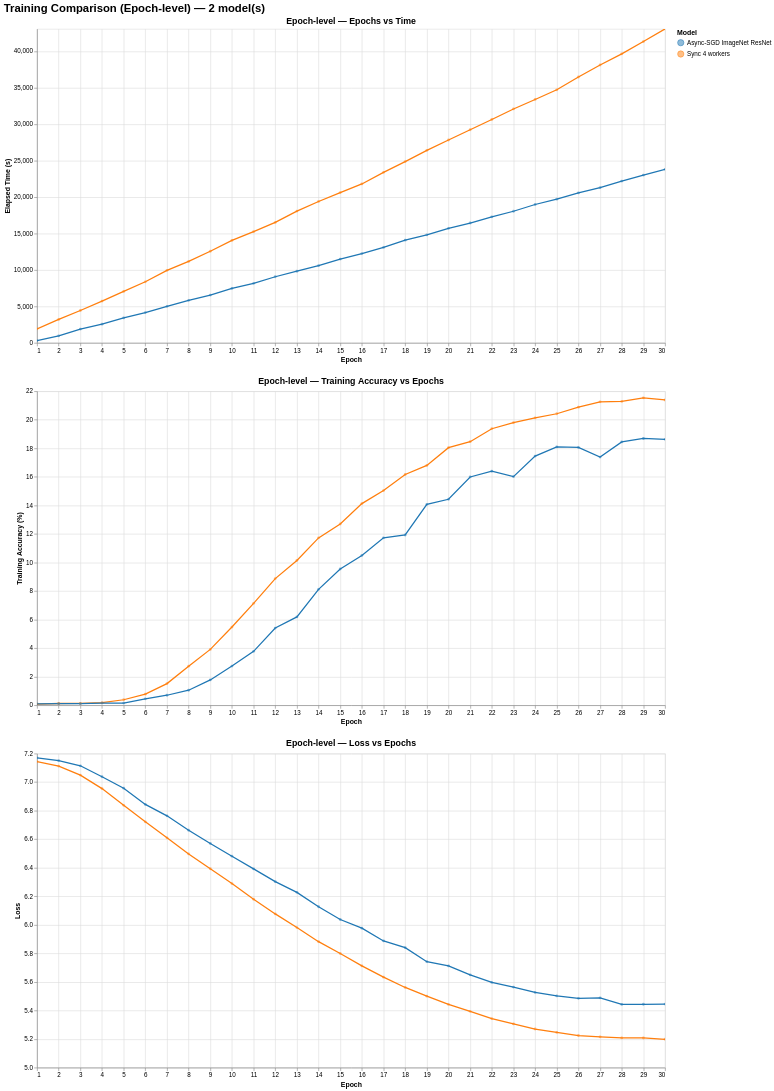

The notebook cell this image was saved under:
### Markdown cell above
# Asyncronic Testing

## 1 Hora de entrenamiento

<img src="../Images/Async.jpeg">

## Final de entrenamiento

<img src="../Images/AsyncTotal.jpeg">

### Code cell
main("../stats")

### Figure 1 — Vega-Lite specification as saved in the notebook (floating-point values rounded to 4 significant figures)
{"config": {"view": {"continuousWidth": 300, "continuousHeight": 300}}, "vconcat": [{"mark": {"type": "line", "point": {"opacity": 0.5, "size": 20}}, "encoding": {"color": {"field": "model", "legend": {"orient": "right", "title": "Model"}, "scale": {"scheme": "category10"}, "type": "nominal"}, "tooltip": [{"field": "model", "title": "Model", "type": "nominal"}, {"field": "epoch", "title": "Epoch", "type": "quantitative"}, {"field": "time_s", "format": ".2f", "title": "Time (s)", "type": "quantitative"}, {"field": "acc_train", "format": ".2f", "title": "Train Acc (%)", "type": "quantitative"}], "x": {"field": "epoch", "scale": {"nice": false, "zero": false}, "title": "Epoch", "type": "quantitative"}, "y": {"field": "time_s", "scale": {"nice": false}, "title": "Elapsed Time (s)", "type": "quantitative"}}, "height": 500, "name": "view_f7dadc717b28848b_0", "title": {"text": "Epoch-level — Epochs vs Time", "fontSize": 14}, "width": 1000}, {"mark": {"type": "line", "point": {"opacity": 0.5, "size": 20}}, "encoding": {"color": {"field": "model", "legend": {"orient": "right", "title": "Model"}, "scale": {"scheme": "category10"}, "type": "nominal"}, "tooltip": [{"field": "model", "title": "Model", "type": "nominal"}, {"field": "epoch", "title": "Epoch", "type": "quantitative"}, {"field": "acc_train", "format": ".2f", "title": "Train Acc (%)", "type": "quantitative"}, {"field": "loss", "format": ".4f", "title": "Loss", "type": "quantitative"}], "x": {"field": "epoch", "scale": {"nice": false}, "title": "Epoch", "type": "quantitative"}, "y": {"field": "acc_train", "scale": {"zero": false}, "title": "Training Accuracy (%)", "type": "quantitative"}}, "height": 500, "name": "view_d3e7178f86e2a9ea_1", "title": {"text": "Epoch-level — Training Accuracy vs Epochs", "fontSize": 14}, "width": 1000}, {"mark": {"type": "line", "point": {"opacity": 0.5, "size": 20}}, "encoding": {"color": {"field": "model", "legend": {"orient": "right", "title": "Model"}, "scale": {"scheme": "category10"}, "type": "nominal"}, "tooltip": [{"field": "model", "title": "Model", "type": "nominal"}, {"field": "epoch", "title": "Epoch", "type": "quantitative"}, {"field": "acc_train", "format": ".2f", "title": "Train Acc (%)", "type": "quantitative"}, {"field": "loss", "format": ".4f", "title": "Loss", "type": "quantitative"}], "x": {"field": "epoch", "scale": {"nice": false}, "title": "Epoch", "type": "quantitative"}, "y": {"field": "loss", "scale": {"zero": false}, "title": "Loss", "type": "quantitative"}}, "height": 500, "name": "view_542fec15cbca7539_2", "title": {"text": "Epoch-level — Loss vs Epochs", "fontSize": 14}, "width": 1000}], "data": {"name": "data-6170097ebfa17b4f24090c11cf2f2858"}, "params": [{"name": "zoom_epoch_time", "select": {"type": "interval"}, "bind": "scales", "views": ["view_f7dadc717b28848b_0"]}, {"name": "zoom_acc_epoch", "select": {"type": "interval"}, "bind": "scales", "views": ["view_d3e7178f86e2a9ea_1"]}, {"name": "zoom_loss_epoch", "select": {"type": "interval"}, "bind": "scales", "views": ["view_542fec15cbca7539_2"]}], "resolve": {"scale": {"color": "shared"}}, "title": {"text": "Training Comparison (Epoch-level) — 2 model(s)", "fontSize": 18}, "$schema": "https://vega.github.io/schema/vega-lite/v6.1.0.json", "datasets": {"data-6170097ebfa17b4f24090c11cf2f2858": [{"model": "Sync 4 workers", "epoch": 1, "time_s": 1929.0, "acc_train": 0.07412, "loss": 7.144}, {"model": "Sync 4 workers", "epoch": 2, "time_s": 3221.0, "acc_train": 0.1222, "loss": 7.112}, {"model": "Sync 4 workers", "epoch": 3, "time_s": 4443.0, "acc_train": 0.1282, "loss": 7.049}, {"model": "Sync 4 workers", "epoch": 4, "time_s": 5737.0, "acc_train": 0.1823, "loss": 6.955}, {"model": "Sync 4 workers", "epoch": 5, "time_s": 7062.0, "acc_train": 0.3846, "loss": 6.837}, {"model": "Sync 4 workers", "epoch": 6, "time_s": 8381.0, "acc_train": 0.7772, "loss": 6.722}, {"model": "Sync 4 workers", "epoch": 7, "time_s": 9952.0, "acc_train": 1.516, "loss": 6.61}, {"model": "Sync 4 workers", "epoch": 8, "time_s": 11180.0, "acc_train": 2.736, "loss": 6.497}, {"model": "Sync 4 workers", "epoch": 9, "time_s": 12570.0, "acc_train": 3.912, "loss": 6.393}, {"model": "Sync 4 workers", "epoch": 10, "time_s": 14060.0, "acc_train": 5.479, "loss": 6.289}, {"model": "Sync 4 workers", "epoch": 11, "time_s": 15250.0, "acc_train": 7.137, "loss": 6.18}, {"model": "Sync 4 workers", "epoch": 12, "time_s": 16530.0, "acc_train": 8.874, "loss": 6.077}, {"model": "Sync 4 workers", "epoch": 13, "time_s": 18070.0, "acc_train": 10.15, "loss": 5.981}, {"model": "Sync 4 workers", "epoch": 14, "time_s": 19400.0, "acc_train": 11.73, "loss": 5.882}, {"model": "Sync 4 workers", "epoch": 15, "time_s": 20610.0, "acc_train": 12.7, "loss": 5.799}, {"model": "Sync 4 workers", "epoch": 16, "time_s": 21800.0, "acc_train": 14.13, "loss": 5.713}, {"model": "Sync 4 workers", "epoch": 17, "time_s": 23390.0, "acc_train": 15.04, "loss": 5.634}, {"model": "Sync 4 workers", "epoch": 18, "time_s": 24870.0, "acc_train": 16.17, "loss": 5.562}, {"model": "Sync 4 workers", "epoch": 19, "time_s": 26410.0, "acc_train": 16.8, "loss": 5.501}, {"model": "Sync 4 workers", "epoch": 20, "time_s": 27830.0, "acc_train": 18.05, "loss": 5.443}, {"model": "Sync 4 workers", "epoch": 21, "time_s": 29240.0, "acc_train": 18.47, "loss": 5.394}, {"model": "Sync 4 workers", "epoch": 22, "time_s": 30650.0, "acc_train": 19.38, "loss": 5.343}, {"model": "Sync 4 workers", "epoch": 23, "time_s": 32090.0, "acc_train": 19.8, "loss": 5.306}, {"model": "Sync 4 workers", "epoch": 24, "time_s": 33390.0, "acc_train": 20.14, "loss": 5.27}, {"model": "Sync 4 workers", "epoch": 25, "time_s": 34720.0, "acc_train": 20.42, "loss": 5.246}, {"model": "Sync 4 workers", "epoch": 26, "time_s": 36470.0, "acc_train": 20.88, "loss": 5.225}, {"model": "Sync 4 workers", "epoch": 27, "time_s": 38120.0, "acc_train": 21.26, "loss": 5.216}, {"model": "Sync 4 workers", "epoch": 28, "time_s": 39650.0, "acc_train": 21.28, "loss": 5.208}, {"model": "Sync 4 workers", "epoch": 29, "time_s": 41340.0, "acc_train": 21.54, "loss": 5.207}, {"model": "Sync 4 workers", "epoch": 30, "time_s": 43070.0, "acc_train": 21.39, "loss": 5.199}, {"model": "Async-SGD ImageNet ResNet", "epoch": 1, "time_s": 313.1, "acc_train": 0.1002, "loss": 7.169}, {"model": "Async-SGD ImageNet ResNet", "epoch": 2, "time_s": 968.4, "acc_train": 0.1102, "loss": 7.15}, {"model": "Async-SGD ImageNet ResNet", "epoch": 3, "time_s": 1888.0, "acc_train": 0.1102, "loss": 7.115}, {"model": "Async-SGD ImageNet ResNet", "epoch": 4, "time_s": 2568.0, "acc_train": 0.1502, "loss": 7.038}, {"model": "Async-SGD ImageNet ResNet", "epoch": 5, "time_s": 3424.0, "acc_train": 0.1502, "loss": 6.958}, {"model": "Async-SGD ImageNet ResNet", "epoch": 6, "time_s": 4157.0, "acc_train": 0.4507, "loss": 6.844}, {"model": "Async-SGD ImageNet ResNet", "epoch": 7, "time_s": 5019.0, "acc_train": 0.7011, "loss": 6.764}, {"model": "Async-SGD ImageNet ResNet", "epoch": 8, "time_s": 5840.0, "acc_train": 1.052, "loss": 6.663}, {"model": "Async-SGD ImageNet ResNet", "epoch": 9, "time_s": 6557.0, "acc_train": 1.773, "loss": 6.571}, {"model": "Async-SGD ImageNet ResNet", "epoch": 10, "time_s": 7465.0, "acc_train": 2.744, "loss": 6.481}, {"model": "Async-SGD ImageNet ResNet", "epoch": 11, "time_s": 8164.0, "acc_train": 3.776, "loss": 6.392}, {"model": "Async-SGD ImageNet ResNet", "epoch": 12, "time_s": 9072.0, "acc_train": 5.409, "loss": 6.303}, {"model": "Async-SGD ImageNet ResNet", "epoch": 13, "time_s": 9830.0, "acc_train": 6.191, "loss": 6.228}, {"model": "Async-SGD ImageNet ResNet", "epoch": 14, "time_s": 10590.0, "acc_train": 8.123, "loss": 6.127}, {"model": "Async-SGD ImageNet ResNet", "epoch": 15, "time_s": 11500.0, "acc_train": 9.545, "loss": 6.038}, {"model": "Async-SGD ImageNet ResNet", "epoch": 16, "time_s": 12250.0, "acc_train": 10.5, "loss": 5.977}, {"model": "Async-SGD ImageNet ResNet", "epoch": 17, "time_s": 13100.0, "acc_train": 11.73, "loss": 5.887}, {"model": "Async-SGD ImageNet ResNet", "epoch": 18, "time_s": 14100.0, "acc_train": 11.93, "loss": 5.84}, {"model": "Async-SGD ImageNet ResNet", "epoch": 19, "time_s": 14820.0, "acc_train": 14.07, "loss": 5.742}, {"model": "Async-SGD ImageNet ResNet", "epoch": 20, "time_s": 15720.0, "acc_train": 14.43, "loss": 5.712}, {"model": "Async-SGD ImageNet ResNet", "epoch": 21, "time_s": 16440.0, "acc_train": 16.0, "loss": 5.65}, {"model": "Async-SGD ImageNet ResNet", "epoch": 22, "time_s": 17290.0, "acc_train": 16.4, "loss": 5.597}, {"model": "Async-SGD ImageNet ResNet", "epoch": 23, "time_s": 18060.0, "acc_train": 16.02, "loss": 5.564}, {"model": "Async-SGD ImageNet ResNet", "epoch": 24, "time_s": 18980.0, "acc_train": 17.46, "loss": 5.526}, {"model": "Async-SGD ImageNet ResNet", "epoch": 25, "time_s": 19710.0, "acc_train": 18.1, "loss": 5.502}, {"model": "Async-SGD ImageNet ResNet", "epoch": 26, "time_s": 20570.0, "acc_train": 18.06, "loss": 5.485}, {"model": "Async-SGD ImageNet ResNet", "epoch": 27, "time_s": 21290.0, "acc_train": 17.39, "loss": 5.489}, {"model": "Async-SGD ImageNet ResNet", "epoch": 28, "time_s": 22190.0, "acc_train": 18.45, "loss": 5.443}, {"model": "Async-SGD ImageNet ResNet", "epoch": 29, "time_s": 23020.0, "acc_train": 18.69, "loss": 5.444}, {"model": "Async-SGD ImageNet ResNet", "epoch": 30, "time_s": 23810.0, "acc_train": 18.63, "loss": 5.445}]}}
